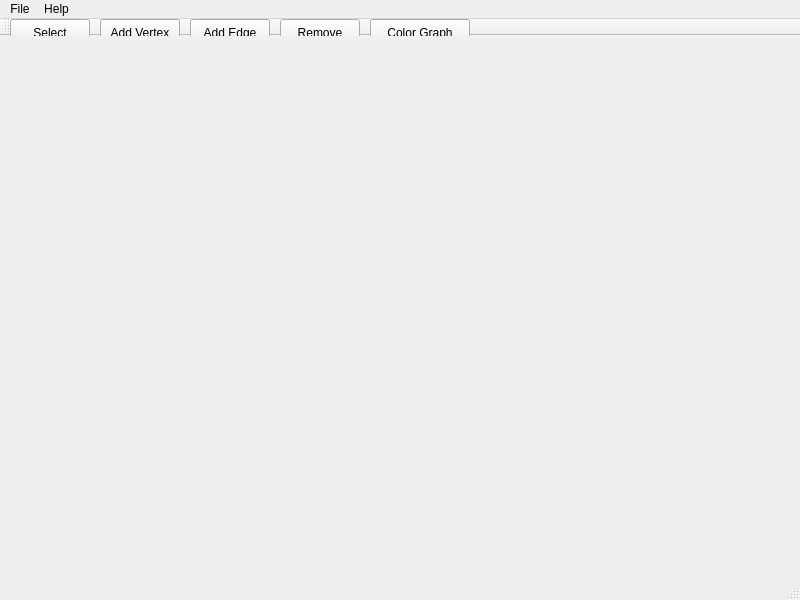
<?xml version="1.0" encoding="UTF-8"?>
<ui version="4.0">
 <class>MainWindow</class>
 <widget class="QMainWindow" name="MainWindow">
  <property name="geometry">
   <rect>
    <x>0</x>
    <y>0</y>
    <width>800</width>
    <height>600</height>
   </rect>
  </property>
  <property name="windowTitle">
   <string>Graph Coloring for PCB Routing</string>
  </property>
  <widget class="QWidget" name="centralwidget"/>
  <widget class="QMenuBar" name="menubar">
   <property name="geometry">
    <rect>
     <x>0</x>
     <y>0</y>
     <width>800</width>
     <height>22</height>
    </rect>
   </property>
   <widget class="QMenu" name="menuFile">
    <property name="title">
     <string>File</string>
    </property>
    <addaction name="actionNew"/>
    <addaction name="actionOpen"/>
    <addaction name="actionSave"/>
    <addaction name="actionSaveAs"/>
    <addaction name="separator"/>
    <addaction name="actionExit"/>
   </widget>
   <widget class="QMenu" name="menuHelp">
    <property name="title">
     <string>Help</string>
    </property>
    <addaction name="actionAbout"/>
   </widget>
   <addaction name="menuFile"/>
   <addaction name="menuHelp"/>
  </widget>
  <widget class="QStatusBar" name="statusbar"/>
  <widget class="QToolBar" name="toolBar">
   <property name="windowTitle">
    <string>toolBar</string>
   </property>
   <attribute name="toolBarArea">
    <enum>TopToolBarArea</enum>
   </attribute>
   <attribute name="toolBarBreak">
    <bool>false</bool>
   </attribute>
   <widget class="QPushButton" name="btnSelect">
    <property name="geometry">
     <rect>
      <x>10</x>
      <y>0</y>
      <width>80</width>
      <height>28</height>
     </rect>
    </property>
    <property name="text">
     <string>Select</string>
    </property>
    <property name="checkable">
     <bool>true</bool>
    </property>
   </widget>
   <widget class="QPushButton" name="btnAddVertex">
    <property name="geometry">
     <rect>
      <x>100</x>
      <y>0</y>
      <width>80</width>
      <height>28</height>
     </rect>
    </property>
    <property name="text">
     <string>Add Vertex</string>
    </property>
    <property name="checkable">
     <bool>true</bool>
    </property>
   </widget>
   <widget class="QPushButton" name="btnAddEdge">
    <property name="geometry">
     <rect>
      <x>190</x>
      <y>0</y>
      <width>80</width>
      <height>28</height>
     </rect>
    </property>
    <property name="text">
     <string>Add Edge</string>
    </property>
    <property name="checkable">
     <bool>true</bool>
    </property>
   </widget>
   <widget class="QPushButton" name="btnRemove">
    <property name="geometry">
     <rect>
      <x>280</x>
      <y>0</y>
      <width>80</width>
      <height>28</height>
     </rect>
    </property>
    <property name="text">
     <string>Remove</string>
    </property>
    <property name="checkable">
     <bool>true</bool>
    </property>
   </widget>
   <widget class="QPushButton" name="btnColorGraph">
    <property name="geometry">
     <rect>
      <x>370</x>
      <y>0</y>
      <width>100</width>
      <height>28</height>
     </rect>
    </property>
    <property name="text">
     <string>Color Graph</string>
    </property>
   </widget>
  </widget>
  <action name="actionNew">
   <property name="text">
    <string>New</string>
   </property>
  </action>
  <action name="actionExit">
   <property name="text">
    <string>Exit</string>
   </property>
  </action>
  <action name="actionAbout">
   <property name="text">
    <string>About</string>
   </property>
  </action>
  <action name="actionOpen">
   <property name="text">
    <string>Open...</string>
   </property>
  </action>
  <action name="actionSave">
   <property name="text">
    <string>Save</string>
   </property>
  </action>
  <action name="actionSaveAs">
   <property name="text">
    <string>Save As...</string>
   </property>
  </action>
 </widget>
 <resources/>
 <connections/>
</ui>
